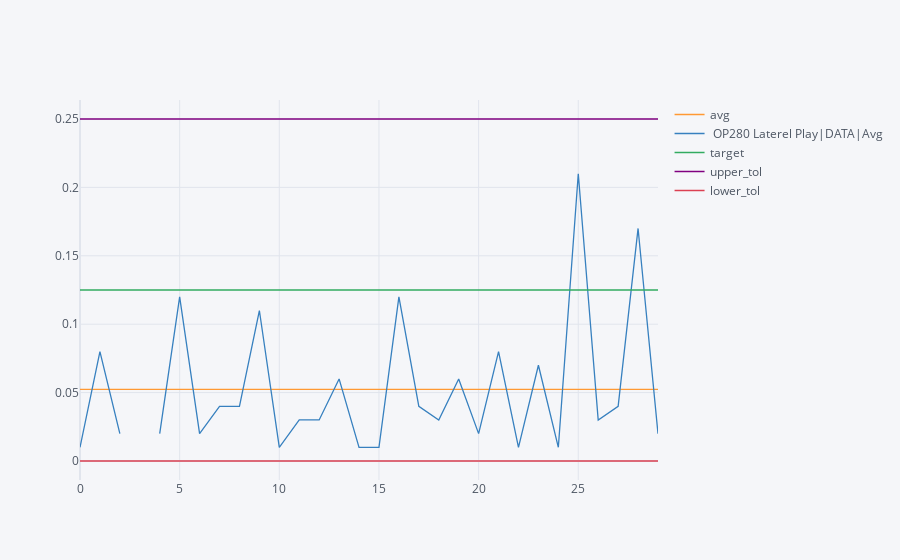

Write notebook code for a chart like this one.
### Code cell
configure_plotly_browser_state()
df1.iplot(x='number',y=['avg',' OP280 Laterel Play|DATA|Avg','target','upper_tol','lower_tol'])

### Figure 1 — Plotly figure (JSON) as saved in the notebook; plotly's stock layout.template omitted (floating-point values rounded to 4 significant figures)
{"data": [{"name": "avg", "text": "", "mode": "lines", "y": [0.05241, 0.05241, 0.05241, 0.05241, 0.05241, 0.05241, 0.05241, 0.05241, 0.05241, 0.05241, 0.05241, 0.05241, 0.05241, 0.05241, 0.05241, 0.05241, 0.05241, 0.05241, 0.05241, 0.05241, 0.05241, 0.05241, 0.05241, 0.05241, 0.05241, 0.05241, 0.05241, 0.05241, 0.05241, 0.05241], "x": [0, 1, 2, 3, 4, 5, 6, 7, 8, 9, 10, 11, 12, 13, 14, 15, 16, 17, 18, 19, 20, 21, 22, 23, 24, 25, 26, 27, 28, 29], "line": {"color": "rgba(255, 153, 51, 1.0)", "dash": "solid", "shape": "linear", "width": 1.3}, "type": "scatter"}, {"name": " OP280 Laterel Play|DATA|Avg", "text": "", "mode": "lines", "y": [0.01, 0.08, 0.02, "", 0.02, 0.12, 0.02, 0.04, 0.04, 0.11, 0.01, 0.03, 0.03, 0.06, 0.01, 0.01, 0.12, 0.04, 0.03, 0.06, 0.02, 0.08, 0.01, 0.07, 0.01, 0.21, 0.03, 0.04, 0.17, 0.02], "x": [0, 1, 2, 3, 4, 5, 6, 7, 8, 9, 10, 11, 12, 13, 14, 15, 16, 17, 18, 19, 20, 21, 22, 23, 24, 25, 26, 27, 28, 29], "line": {"color": "rgba(55, 128, 191, 1.0)", "dash": "solid", "shape": "linear", "width": 1.3}, "type": "scatter"}, {"name": "target", "text": "", "mode": "lines", "y": [0.125, 0.125, 0.125, 0.125, 0.125, 0.125, 0.125, 0.125, 0.125, 0.125, 0.125, 0.125, 0.125, 0.125, 0.125, 0.125, 0.125, 0.125, 0.125, 0.125, 0.125, 0.125, 0.125, 0.125, 0.125, 0.125, 0.125, 0.125, 0.125, 0.125], "x": [0, 1, 2, 3, 4, 5, 6, 7, 8, 9, 10, 11, 12, 13, 14, 15, 16, 17, 18, 19, 20, 21, 22, 23, 24, 25, 26, 27, 28, 29], "line": {"color": "rgba(50, 171, 96, 1.0)", "dash": "solid", "shape": "linear", "width": 1.3}, "type": "scatter"}, {"name": "upper_tol", "text": "", "mode": "lines", "y": [0.25, 0.25, 0.25, 0.25, 0.25, 0.25, 0.25, 0.25, 0.25, 0.25, 0.25, 0.25, 0.25, 0.25, 0.25, 0.25, 0.25, 0.25, 0.25, 0.25, 0.25, 0.25, 0.25, 0.25, 0.25, 0.25, 0.25, 0.25, 0.25, 0.25], "x": [0, 1, 2, 3, 4, 5, 6, 7, 8, 9, 10, 11, 12, 13, 14, 15, 16, 17, 18, 19, 20, 21, 22, 23, 24, 25, 26, 27, 28, 29], "line": {"color": "rgba(128, 0, 128, 1.0)", "dash": "solid", "shape": "linear", "width": 1.3}, "type": "scatter"}, {"name": "lower_tol", "text": "", "mode": "lines", "y": [0, 0, 0, 0, 0, 0, 0, 0, 0, 0, 0, 0, 0, 0, 0, 0, 0, 0, 0, 0, 0, 0, 0, 0, 0, 0, 0, 0, 0, 0], "x": [0, 1, 2, 3, 4, 5, 6, 7, 8, 9, 10, 11, 12, 13, 14, 15, 16, 17, 18, 19, 20, 21, 22, 23, 24, 25, 26, 27, 28, 29], "line": {"color": "rgba(219, 64, 82, 1.0)", "dash": "solid", "shape": "linear", "width": 1.3}, "type": "scatter"}], "layout": {"title": {"font": {"color": "#4D5663"}}, "paper_bgcolor": "#F5F6F9", "plot_bgcolor": "#F5F6F9", "yaxis": {"tickfont": {"color": "#4D5663"}, "zerolinecolor": "#E1E5ED", "title": {"text": "", "font": {"color": "#4D5663"}}, "gridcolor": "#E1E5ED", "showgrid": true}, "xaxis": {"tickfont": {"color": "#4D5663"}, "zerolinecolor": "#E1E5ED", "title": {"text": "", "font": {"color": "#4D5663"}}, "gridcolor": "#E1E5ED", "showgrid": true}, "legend": {"bgcolor": "#F5F6F9", "font": {"color": "#4D5663"}}}}
